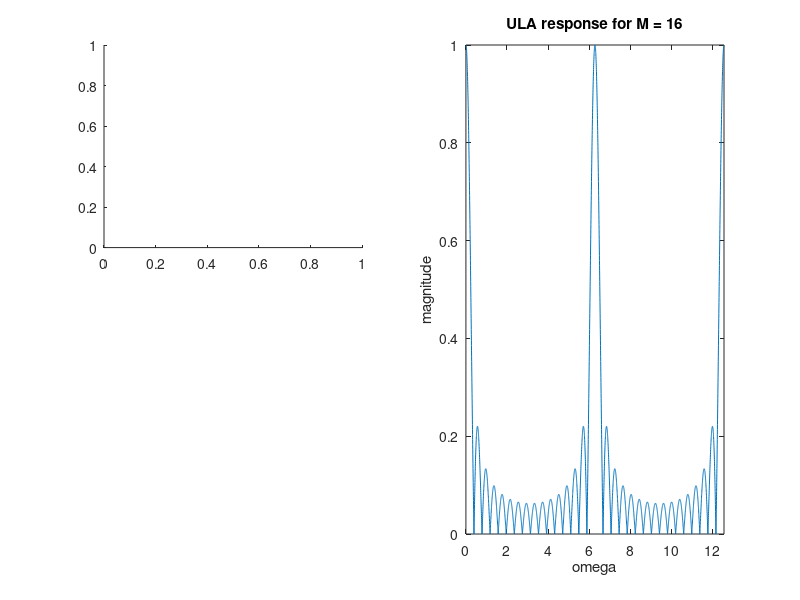
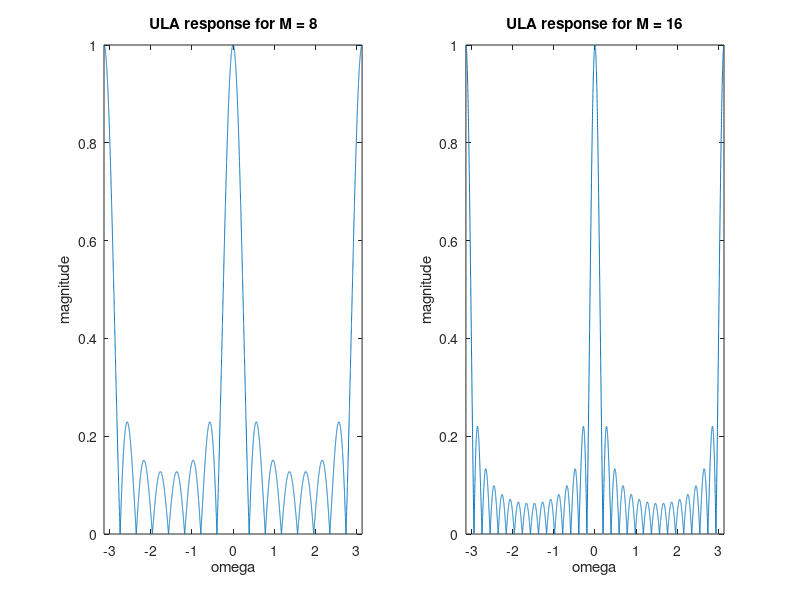

MATLAB code for these plots, in order: (Note: this script raises an error after producing the figures.)
%% ULA summation
omega = 0:pi/1000:4*pi;

M = 8;
theta = pi/2;
tau = 1; ((0.16)/340)*sin(theta);
H = exp(j*(0.5*(M - 1)*omega*tau)).*sin(0.5*M*omega*tau)./(M*sin(omega*tau/2));

figure
subplot(1, 2, 1)
plot(omega, abs(H))
xlabel('omega')
ylabel('magnitude')
xlim([0 4*pi])
title('ULA response for M = 8')

M = 16;
theta = pi/2;
tau = 1; ((0.16)/340)*sin(theta);
H = exp(j*(0.5*(M - 1)*omega*tau)).*sin(0.5*M*omega*tau)./(M*sin(omega*tau/2));


subplot(1, 2, 2)
plot(omega, abs(H))
xlabel('omega')
ylabel('magnitude')
xlim([0 4*pi])
title('ULA response for M = 16')

%% ULA Delay and Sum

omega = -pi:2*pi/10000:pi;

M = 8;
N = 1:M;
d = 0.17;
result = zeros(1, 10000)
for i = 1:10001
    result(i) = sum(exp(2*2000*N*1i*d*omega(i)/340))/M;
end



M = 16;
N = 1:M;
d = 0.17;
result2 = zeros(1, 10000)
for i = 1:10001
    result2(i) = sum(exp(2*2000*N*1i*d*omega(i)/340))/M;
end

figure
subplot(1, 2, 1)
plot(omega, abs(result))
xlabel('omega')
ylabel('magnitude')
xlim([-pi pi])
title('ULA response for M = 8')
subplot(1, 2, 2)
plot(omega, abs(result2))
xlabel('omega')
ylabel('magnitude')
xlim([-pi pi])
title('ULA response for M = 16')


%% ULA delay and sum shift

N = 16;
theta_t = pi/2;
theta = pi/2:pi/10000:2*pi + pi/2;

lamda = 340/3000;
d = lamda/2;
B = (1/N)*(sin(pi*N*d/lamda*(cos(theta) - cos(theta_t))))./sin(pi*d/lamda*(cos(theta) - cos(theta_t)));
min(log((abs(B))))

log_data = 10*log((abs(B)));
log_data(log_data<-50) = -50;

figure(1)
subplot(2,2,1)
polarplot(theta + pi/2,log_data)
rlim([min(log_data) 0])
title('ULA with no steering')


N = 16;
theta_t = pi/3;
theta = pi/2:pi/10000:2*pi + pi/2;

lamda = 340/3000;
d = lamda/2;
B = (1/N)*(sin(pi*N*d/lamda*(cos(theta) - cos(theta_t))))./sin(pi*d/lamda*(cos(theta) - cos(theta_t)));
min(log((abs(B))))

log_data = 10*log((abs(B)));
log_data(log_data<-50) = -50;

figure(1)
subplot(2,2,2)
polarplot(theta + pi/2,log_data)
rlim([min(log_data) 0])
title('ULA Steered to 30^{\circ}')


N = 16;
theta_t = pi/6;
theta = pi/2:pi/10000:2*pi + pi/2;

lamda = 340/3000;
d = lamda/2;
B = (1/N)*(sin(pi*N*d/lamda*(cos(theta) - cos(theta_t))))./sin(pi*d/lamda*(cos(theta) - cos(theta_t)));
min(log((abs(B))))

log_data = 10*log((abs(B)));
log_data(log_data<-50) = -50;

subplot(2,2,3)
polarplot(theta + pi/2,log_data)
rlim([min(log_data) 0])
title('ULA Steered to 60^{\circ}')

N = 16;
theta_t = 0;
theta = pi/2:pi/10000:2*pi + pi/2;

lamda = 340/3000;
d = lamda/2;
B = (1/N)*(sin(pi*N*d/lamda*(cos(theta) - cos(theta_t))))./sin(pi*d/lamda*(cos(theta) - cos(theta_t)));
min(log((abs(B))))

log_data = 10*log((abs(B)));
log_data(log_data<-50) = -50;

subplot(2,2,4)
polarplot(theta + pi/2,log_data)
rlim([min(log_data) 0])
title('ULA Steered to 90^{\circ}')
